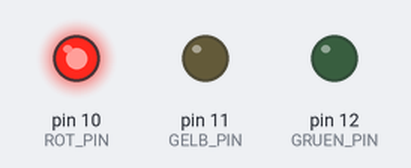
Bench run of a sketch on a simulated Arduino Uno, built with avr-gcc and run on an emulated ATmega328P. Parts: output pins drawn as LEDs (lit = HIGH).

Above: at 1.5 s.
At 3.5 s:
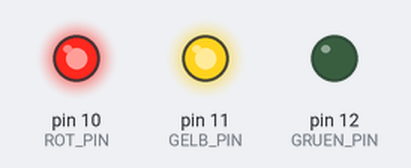
At 5.5 s:
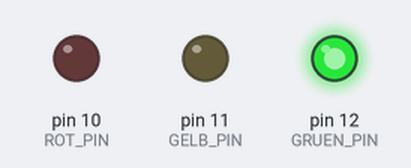
At 7.5 s:
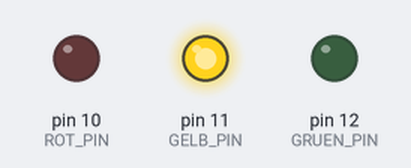
Timing chart, 0 to 10.4 s (numbered marks = the images above):
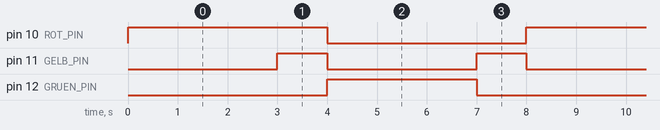

Measured:
- by itself, pin 10 (ROT_PIN): alternates HIGH for 4.0 s and LOW for 4.0 s
- by itself, pin 11 (GELB_PIN): alternates HIGH for 1.0 s and LOW for 3.0 s
- by itself, pin 12 (GRUEN_PIN): alternates HIGH for 3.0 s and LOW for 5.0 s

The sketch:

ampel_auto.ino
```cpp
/*
 * Projekt 3: Ampelsteuerung (Auto)
 * Simulation einer Verkehrsampel mit korrekten Phasen.
 *
 * Schaltung:
 * - Rote LED an Pin 10
 * - Gelbe LED an Pin 11
 * - Grüne LED an Pin 12
 * - Alle mit 220Ω Vorwiderstand, Kathoden an GND
 */

const int ROT_PIN = 10;
const int GELB_PIN = 11;
const int GRUEN_PIN = 12;

void setup() {
  pinMode(ROT_PIN, OUTPUT);
  pinMode(GELB_PIN, OUTPUT);
  pinMode(GRUEN_PIN, OUTPUT);
}

void loop() {
  // Rot
  digitalWrite(ROT_PIN, HIGH);
  digitalWrite(GELB_PIN, LOW);
  digitalWrite(GRUEN_PIN, LOW);
  delay(3000);

  // Rot-Gelb
  digitalWrite(GELB_PIN, HIGH);
  delay(1000);

  // Grün
  digitalWrite(ROT_PIN, LOW);
  digitalWrite(GELB_PIN, LOW);
  digitalWrite(GRUEN_PIN, HIGH);
  delay(3000);

  // Gelb
  digitalWrite(GRUEN_PIN, LOW);
  digitalWrite(GELB_PIN, HIGH);
  delay(1000);
}
```
